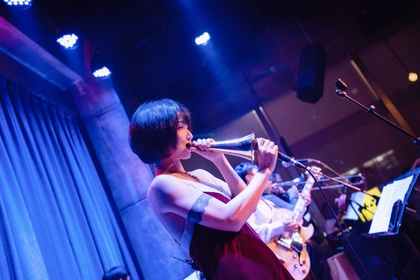
%> input picture Digital image processing/Edge detection operator/liulian.jpeg, 420 x 280 px, shrunk from 2000 x 1333 before the run
$ octave roberts.m   (GNU Octave 9; MATLAB toolbox functions it lacks are replaced by stand-ins)
%> lines starting %> are read from the running program, lines starting %| are printed output that depends on the picture; in (x1, y1, x2, y2) boxes, pixels count from 0 and x2, y2 are one past the last pixel; in counts of white or black regions, pixels touching at a corner belong together; the program's own positions count from 1
clear all;

clc;

sourcePic=imread('liulian.jpeg');
%> sourcePic is the input picture: size 280x420x3 uint8; mean R, G, B 55.6, 57.2, 128.8

grayPic=rgb2gray(mat2gray(sourcePic));%实现图像的矩阵归一化操作
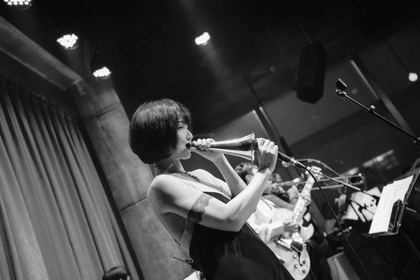
%> grayPic: size 280x420 double; min 0.0129, max 0.993, mean 0.254

%grayPic=mat2gray(sourcePic);

[m,n]=size(grayPic);
%> m = 280; n = 420

newGrayPic=grayPic;

robertsNum=0;

robertThreshold=0.3; %0.1-0.2-0.3

for j=1:m-1

    for k=1:n-1

        robertsNum = abs(grayPic(j,k)-grayPic(j+1,k+1)) + abs(grayPic(j+1,k)-grayPic(j,k+1));

        if(robertsNum > robertThreshold)

            newGrayPic(j,k)=255;

        else

            newGrayPic(j,k)=0;

        end

    end

end
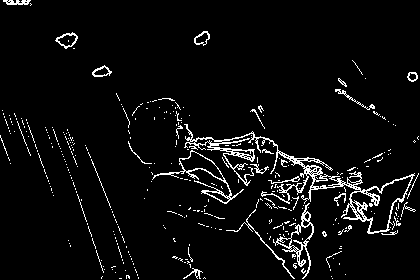
%> newGrayPic: size 280x420 double; min 0, max 255, mean 12.8
subplot(1,3,1), imshow(grayPic);
title('Orginal Picture')

subplot(1,3,2), imshow(newGrayPic);
%> after `imshow(newGrayPic)`:
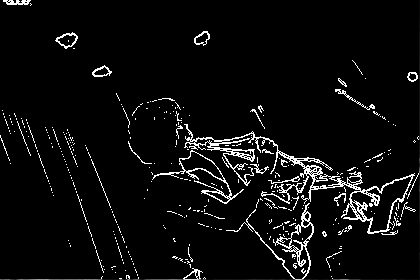
%> displayed picture: size 280x420, on the screen's scale of 0 to 255; min 0, max 255, mean 13.1
title('自制的Roberts算子的处理结果')

img=rgb2gray(sourcePic);
matlabGrayPic = edge(grayPic,'Roberts');
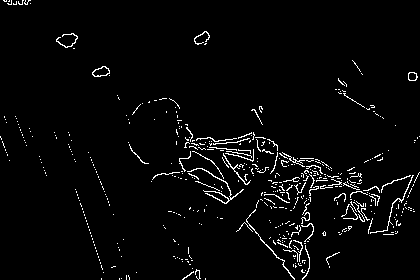
%> matlabGrayPic: size 280x420 logical; 3.1% white in thin lines or dots
subplot(1,3,3), imshow(matlabGrayPic);
title('matlab的Roberts算子的处理结果')

$ run again, with Digital image processing/Edge detection operator/lena.jpeg copied over Digital image processing/Edge detection operator/liulian.jpeg
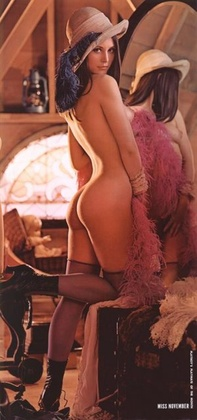
%> input picture Digital image processing/Edge detection operator/lena.jpeg, 197 x 420 px, shrunk from 300 x 640 before the run
%> sourcePic is the input picture: size 420x197x3 uint8; mean R, G, B 130.2, 76.3, 65.5
%> `grayPic=rgb2gray(mat2gray(sourcePic));`:
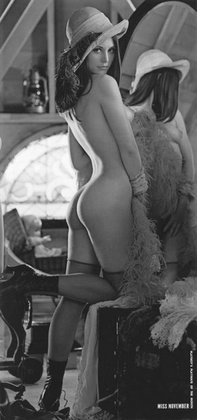
%> grayPic: size 420x197 double; min 0.0376, max 0.989, mean 0.358
%> `matlabGrayPic = edge(grayPic,'Roberts');`:
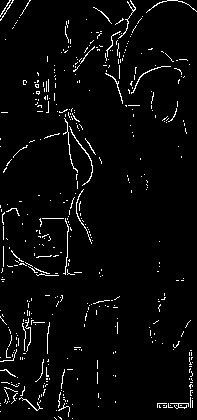
%> matlabGrayPic: size 420x197 logical; 3.5% white in thin lines or dots

$ run again, with Digital image processing/Edge detection operator/monica.jpeg copied over Digital image processing/Edge detection operator/liulian.jpeg
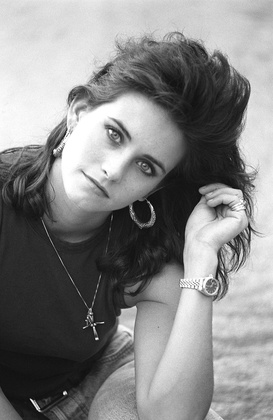
%> input picture Digital image processing/Edge detection operator/monica.jpeg, 273 x 420 px, shrunk from 1080 x 1661 before the run
%> sourcePic is the input picture: size 420x273x3 uint8; min 3, max 255, mean 134.4
%> after the loop `for j=1:m-1`:
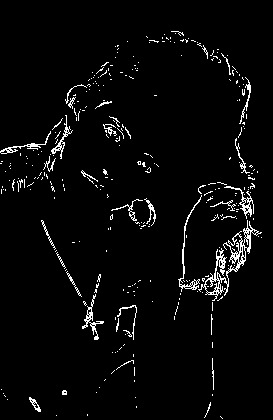
%> newGrayPic: size 420x273 double; min 0, max 255, mean 8.9
%> `matlabGrayPic = edge(grayPic,'Roberts');`:
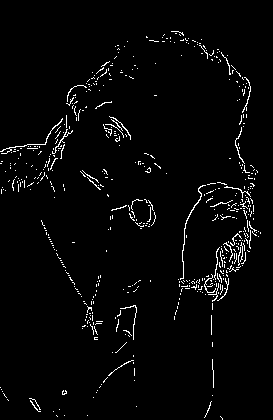
%> matlabGrayPic: size 420x273 logical; 2.7% white in thin lines or dots, all inside (x1, y1, x2, y2) = (0, 31, 261, 420)
